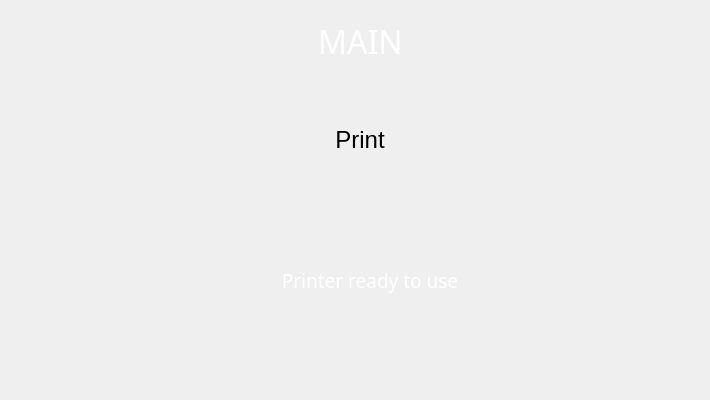
  <widget class="QWidget" name="print_page">
   <property name="sizePolicy">
    <sizepolicy hsizetype="MinimumExpanding" vsizetype="MinimumExpanding">
     <horstretch>1</horstretch>
     <verstretch>1</verstretch>
    </sizepolicy>
   </property>
   <property name="minimumSize">
    <size>
     <width>710</width>
     <height>400</height>
    </size>
   </property>
   <property name="maximumSize">
    <size>
     <width>720</width>
     <height>420</height>
    </size>
   </property>
   <widget class="QWidget" name="horizontalLayoutWidget_5">
    <property name="geometry">
     <rect>
      <x>20</x>
      <y>10</y>
      <width>681</width>
      <height>62</height>
     </rect>
    </property>
    <layout class="QHBoxLayout" name="print_header_layout_2">
     <property name="spacing">
      <number>0</number>
     </property>
     <item>
      <widget class="QLabel" name="main_title_label">
       <property name="minimumSize">
        <size>
         <width>0</width>
         <height>60</height>
        </size>
       </property>
       <property name="maximumSize">
        <size>
         <width>16777215</width>
         <height>60</height>
        </size>
       </property>
       <property name="font">
        <font>
         <family>Momcake</family>
         <pointsize>24</pointsize>
        </font>
       </property>
       <property name="layoutDirection">
        <enum>Qt::RightToLeft</enum>
       </property>
       <property name="styleSheet">
        <string notr="true">background: transparent; color: white;</string>
       </property>
       <property name="text">
        <string>MAIN</string>
       </property>
       <property name="alignment">
        <set>Qt::AlignCenter</set>
       </property>
       <property name="class" stdset="0">
        <string>title_text</string>
       </property>
      </widget>
     </item>
    </layout>
   </widget>
   <widget class="BlocksCustomButton" name="main_print_btn">
    <property name="geometry">
     <rect>
      <x>260</x>
      <y>100</y>
      <width>200</width>
      <height>80</height>
     </rect>
    </property>
    <property name="sizePolicy">
     <sizepolicy hsizetype="MinimumExpanding" vsizetype="MinimumExpanding">
      <horstretch>0</horstretch>
      <verstretch>0</verstretch>
     </sizepolicy>
    </property>
    <property name="minimumSize">
     <size>
      <width>200</width>
      <height>80</height>
     </size>
    </property>
    <property name="maximumSize">
     <size>
      <width>200</width>
      <height>80</height>
     </size>
    </property>
    <property name="font">
     <font>
      <family>MS Shell Dlg 2</family>
      <pointsize>18</pointsize>
      <italic>false</italic>
      <stylestrategy>PreferAntialias</stylestrategy>
     </font>
    </property>
    <property name="mouseTracking">
     <bool>false</bool>
    </property>
    <property name="tabletTracking">
     <bool>true</bool>
    </property>
    <property name="contextMenuPolicy">
     <enum>Qt::NoContextMenu</enum>
    </property>
    <property name="layoutDirection">
     <enum>Qt::LeftToRight</enum>
    </property>
    <property name="styleSheet">
     <string notr="true"/>
    </property>
    <property name="text">
     <string>Print</string>
    </property>
    <property name="autoDefault">
     <bool>false</bool>
    </property>
    <property name="flat">
     <bool>true</bool>
    </property>
    <property name="class" stdset="0">
     <string>menu_btn</string>
    </property>
    <property name="borderLeftPixmap" stdset="0">
     <pixmap resource="resources/button_resources.qrc">:/button_borders/media/buttons/btn_part1.svg</pixmap>
    </property>
    <property name="borderCenterPixmap" stdset="0">
     <pixmap resource="resources/button_resources.qrc">:/button_borders/media/buttons/btn_part2.svg</pixmap>
    </property>
    <property name="borderRightPixmap" stdset="0">
     <pixmap resource="resources/button_resources.qrc">:/button_borders/media/buttons/btn_part3.svg</pixmap>
    </property>
    <property name="button_type" stdset="0">
     <string>normal</string>
    </property>
   </widget>
   <widget class="QLabel" name="main_text_label">
    <property name="enabled">
     <bool>true</bool>
    </property>
    <property name="geometry">
     <rect>
      <x>120</x>
      <y>180</y>
      <width>500</width>
      <height>200</height>
     </rect>
    </property>
    <property name="sizePolicy">
     <sizepolicy hsizetype="MinimumExpanding" vsizetype="MinimumExpanding">
      <horstretch>0</horstretch>
      <verstretch>0</verstretch>
     </sizepolicy>
    </property>
    <property name="minimumSize">
     <size>
      <width>0</width>
      <height>200</height>
     </size>
    </property>
    <property name="maximumSize">
     <size>
      <width>500</width>
      <height>200</height>
     </size>
    </property>
    <property name="font">
     <font>
      <family>Montserrat</family>
      <pointsize>14</pointsize>
     </font>
    </property>
    <property name="styleSheet">
     <string notr="true">background: transparent; color: white;</string>
    </property>
    <property name="text">
     <string>Printer ready to use</string>
    </property>
    <property name="alignment">
     <set>Qt::AlignCenter</set>
    </property>
    <property name="textInteractionFlags">
     <set>Qt::NoTextInteraction</set>
    </property>
   </widget>
  </widget>
